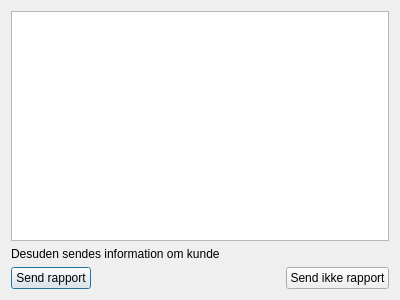
<?xml version="1.0" encoding="UTF-8"?>
<ui version="4.0">
 <class>Dialog</class>
 <widget class="QDialog" name="Dialog">
  <property name="geometry">
   <rect>
    <x>0</x>
    <y>0</y>
    <width>400</width>
    <height>300</height>
   </rect>
  </property>
  <property name="windowTitle">
   <string>Noget gik galt...</string>
  </property>
  <layout class="QGridLayout" name="gridLayout">
   <item row="0" column="0">
    <layout class="QVBoxLayout" name="verticalLayout">
     <item>
      <widget class="QPlainTextEdit" name="errorText">
       <property name="readOnly">
        <bool>true</bool>
       </property>
      </widget>
     </item>
     <item>
      <widget class="QLabel" name="label">
       <property name="text">
        <string>Desuden sendes information om kunde</string>
       </property>
      </widget>
     </item>
    </layout>
   </item>
   <item row="1" column="0" rowspan="2">
    <layout class="QHBoxLayout" name="horizontalLayout">
     <item>
      <widget class="QPushButton" name="sendButton">
       <property name="text">
        <string>Send rapport</string>
       </property>
      </widget>
     </item>
     <item>
      <spacer name="horizontalSpacer">
       <property name="orientation">
        <enum>Qt::Horizontal</enum>
       </property>
       <property name="sizeHint" stdset="0">
        <size>
         <width>40</width>
         <height>20</height>
        </size>
       </property>
      </spacer>
     </item>
     <item>
      <widget class="QPushButton" name="notsendButton">
       <property name="text">
        <string>Send ikke rapport</string>
       </property>
      </widget>
     </item>
    </layout>
   </item>
  </layout>
 </widget>
 <resources/>
 <connections/>
</ui>
